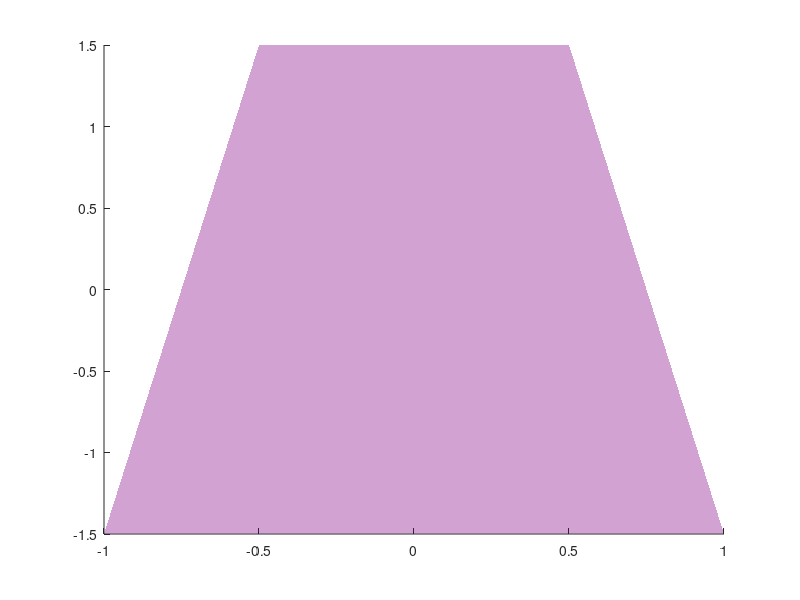

This chart was generated by the following MATLAB code:
function plot_trapzoidal_plate(O,b,c,l,h,varargin)
% origin is the *centre* of the trapezoid.
% Straight edges are along X and perpendicular to Y. Height is Z.

if nargin == 0
  O = [0;0;0];
  b = 1;
  c = 2;
  l = 3;
  h = 0.5;
end

p = inputParser;
p.addRequired('O');
p.addRequired('a');
p.addRequired('b');
p.addRequired('c');
p.addRequired('h');
p.addParamValue('colour',[0.5 0 0.5]);
p.addParamValue('opacity',0.2);
p.addParamValue('edgeopacity',0.2);
p.parse(O,b,c,l,h,varargin{:})

vertex_l = [O O O O]'+[b/2 l/2 0; -b/2 l/2 0; -c/2 -l/2 0; c/2 -l/2 0];
vertex_h = [O O O O]'+[b/2 l/2 h; -b/2 l/2 h; -c/2 -l/2 h; c/2 -l/2 h];

trapz.Vertices = [vertex_l;vertex_h];
trapz.Faces = [1 2 3 4;
               5 6 7 8;
               1 2 6 5;
               2 3 7 6;
               1 4 8 5;
               3 4 8 7];

patch(trapz,...
  'facecolor',p.Results.colour,...
  'facealpha',p.Results.opacity,...
  'edgealpha',p.Results.edgeopacity)